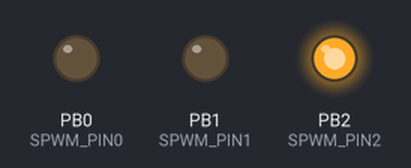
Bench run of a program on a simulated ATtiny85, built with avr-gcc and emulated at 8 MHz. On the bench: output pins drawn as LEDs (lit = HIGH).

Above: at 0.05 s.
At 10.2 s:
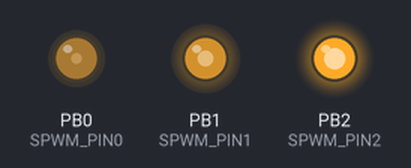
Timing chart, 0 to 11.8 s (numbered marks = the images above):
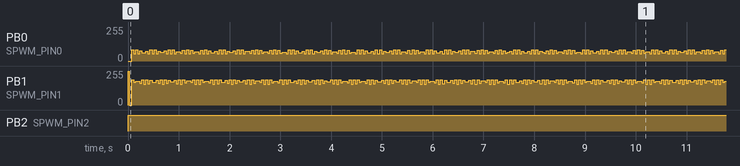

The program:

main.c
```c
/*--------------------------------------------------------------------------*
* Main program
*---------------------------------------------------------------------------*
* 14-Apr-2014 ShaneG
*
* Template program for ATtiny85 C/asm projects.
*--------------------------------------------------------------------------*/
#include <stdint.h>
#include <stdbool.h>
#include <avr/io.h>
#include <avr/interrupt.h>
#include "softuart.h"
#include "iohelp.h"
#include "utility.h"

// Forward declaration with 'noreturn' attribute
void main() __attribute__ ((noreturn));

/** Program entry point
 */
void main() {
  spwmInit();
  sei();
  spwmOut(SPWM0, 64);  // 25% duty cycle
  spwmOut(SPWM1, 172); // 75% duty cycle
  spwmOut(SPWM2, 255); // 100% duty cycle
  while(true);
  }
```

hardware.h
```c
/*--------------------------------------------------------------------------*
* Hardware definitions
*---------------------------------------------------------------------------*
* 14-Apr-2014 ShaneG
*
* Defines the hardware pins to use for parts of the shared library.
*--------------------------------------------------------------------------*/
#ifndef __HARDWARE_H
#define __HARDWARE_H

// Bring in what we need for pin definitions
#include <avr/io.h>

//---------------------------------------------------------------------------
// Feature selection
//
// These defines control what code gets included in the library, make sure
// everything you want is uncommented. Further down the file you get to
// configure the pin assignments and other options for each feature.
//---------------------------------------------------------------------------

/** Software UART
 *
 * This feature provides a software implementation of a UART allowing you to
 * perform serial communications. It supports speeds of up to 250Kbps, can be
 * configured to use a single IO pin and has an option to be interrupt driven.
 */
#define UART_ENABLED

/** System Ticks
 *
 * Enable the system ticks implementation. This allows measurement of longer
 * periods of time (up to 11 minutes) with a 0.01 second precision.
 */
#define SYSTICK_ENABLED

/** Software PWM
 *
 * This enables the software PWM implementation which can generate PWM output
 * at 100Hz on up to 4 output pins.
 */
#define SOFTPWM_ENABLED

//---------------------------------------------------------------------------
// Software UART configuration
//---------------------------------------------------------------------------

/** Baud rate to use
 *
 * The implementation is optimised for higher baudrates - please don't use
 * anything below 57600 on an 8MHz clock. It does work at up to 250000 baud
 * but you may experience a small amount of dropped packets at that speed.
 */
#define BAUD_RATE 57600

/** Define the pin to use for transmission
 */
#define UART_TX   PINB5

/** Define the pin to use for receiving
 *
 * If this pin is the same as the TX pin the code for the single pin UART
 * implementation is compiled. This means no buffering and no interrupts.
 */
#define UART_RX   PINB5

/** Enable interrupt driven mode
 *
 * Only valid in two pin configuration. If this is defined and you are using
 * two pins for the UART then received data will be read and buffered as it
 * arrives.
 */
#define UART_INTERRUPT

/** Size of input buffer
 *
 * Only available in interrupt driven mode. This sets the size of the receive
 * buffer (max 256 bytes).
 */
#define UART_BUFFER 4

//---------------------------------------------------------------------------
// Software PWM configuration
//---------------------------------------------------------------------------

/** Number of software PWM pins required
 *
 * There can be up to 4 pins. For each pin you must define SPWM_PINn where
 * n is SPWM number.
 */
#define SPWM_COUNT 3

/** Pin associated with SPWM0 */
#define SPWM_PIN0 PINB0

/** Pin associated with SPWM1 */
#define SPWM_PIN1 PINB1

/** Pin associated with SPWM2 */
#define SPWM_PIN2 PINB2

/** Pin associated with SPWM3 */
#define SPWM_PIN3 PINB3

//---------------------------------------------------------------------------
// Nokia LCD device support
//
// To use this device uncomment the LCD_ENABLED line below and define your
// pins with the LCD_xxx defines
//---------------------------------------------------------------------------

// Enable Nokia LCD support
//#define LCD_ENABLED

// Nokia LCD pin numbers
#define LCD_MOSI  PINB2
#define LCD_SCK   PINB4
#define LCD_CD    PINB1
#define LCD_RESET PINB0

#endif /* __HARDWARE_H */
```

iohelp.h
```c
/*--------------------------------------------------------------------------*
* IO convenience functions
*---------------------------------------------------------------------------*
* 16-Apr-2014 ShaneG
*
* These functions provide simple ways to deal with common IO functions.
*--------------------------------------------------------------------------*/
#ifndef __IOHELP_H
#define __IOHELP_H

//--- Required definitions
#include <stdint.h>
#include <stdbool.h>
#include <avr/io.h>

#ifdef __cplusplus
extern "C" {
#endif

//---------------------------------------------------------------------------
// Digital helper functions
//---------------------------------------------------------------------------

/** Macro to set a pin high
 *
 * Set the output value of a pin on port B high
 *
 * @param pin the pin number to change
 */
#define pinHigh(pin) \
  PORTB |= (1 << pin)

/** Set a pin low
 *
 * Set the output value of a pin on port B low
 *
 * @param pin the pin number to change
 */
#define pinLow(pin) \
  PORTB &= ~(1 << pin)

/** Set the state of a pin
 *
 * Alternative function to pinHigh/pinLow macros.
 *
 * @param pin the pin number to change
 * @param value the value to set (true = high, false = low)
 */
void pinSet(uint8_t pin, bool value);

/** Get the state of a pin
 *
 * @param pin the pin number to read
 */
#define pinGet(pin) \
  (PINB & (1 << pin))

//---------------------------------------------------------------------------
// Analog helper functions
//---------------------------------------------------------------------------

/** Analog pin inputs
 */
typedef enum _ANALOG {
  ADC0 = 0x00, //!< ADC0, PB5
  ADC1,        //!< ADC1, PB2
  ADC2,        //!< ADC2, PB4
  ADC3,        //!< ADC3, PB3
  ADC4 = 0x0F  //!< ADC4 - internal temperature sensor
  } ANALOG;

/** Initialise the specified analog pin
 *
 * This function initialises the ADC accessory as well as setting up the input
 * pin attached to the ADC. The set up uses VCC as the reference voltage. If
 * you need to change this do so after initialising all the ADC inputs you
 * want to use.
 *
 * @param adc the ADC input to initialise.
 */
void adcInit(ANALOG adc);

/** Read a value from the analog input
 *
 * Read a 10 bit value from the specified input with option input skipping and
 * averaging.
 *
 * @param adc the ADC input to read
 * @param skip the number of samples to skip (read and ignore).
 * @param average the number of samples to average (must be >= 1)
 *
 * @return the sample value.
 */
uint16_t adcRead(ANALOG adc, uint8_t skip, uint8_t average);

//---------------------------------------------------------------------------
// Hardware PWM helpers
//---------------------------------------------------------------------------

/** PWM outputs
 *
 * This enumerates the available PWM outputs.
 */
typedef enum _PWM {
  PWM0 = 0, //!< PWM output 0 (PB0)
  PWM1 = 1, //!< PWM output 1 (PB1)
  } PWM;

/** Initialise the PWM system
 *
 * Sets up PWM support. The library only supports hardware PWM on TIMER0
 * so you only get up to two PWM pins - PB0 and PB1.
 */
void pwmInit();

/** Set the value of a PWM pin
 *
 * Set the output for a PWM pin.
 *
 * @param pwm   the PWM output to change
 * @param value the value for the duty cycle ranging from 0 (fully off) to 255
 *              (fully on).
 */
void pwmOut(PWM pwm, uint8_t value);

//---------------------------------------------------------------------------
// Software PWM implementation
//---------------------------------------------------------------------------

/** Software PWM outputs
 *
 * This enumerates the available outputs for software generated PWM.
 */
typedef enum _SPWM {
  SPWM0 = 0, //!< Software PWM output 0 (defined by SPWM_PIN0)
  SPWM1 = 1, //!< Software PWM output 1 (defined by SPWM_PIN1)
  SPWM2 = 2, //!< Software PWM output 2 (defined by SPWM_PIN2)
  SPWM3 = 3, //!< Software PWM output 3 (defined by SPWM_PIN3)
  } SPWM;

/** Initialise the software PWM system
 *
 * Sets up software PWM support. Using the software PWM implementation also
 * enables the system ticks module (they share the same interrupt).
 */
void spwmInit();

/** Set the value of a software PWM pin
 *
 * Set the output for a software PWM pin.
 *
 * @param pwm   the software PWM output to change
 * @param value the value for the duty cycle ranging from 0 (fully off) to 255
 *              (fully on).
 */
void spwmOut(SPWM pwm, uint8_t value);

/** Get the current value of a software PWM pin
 *
 * Returns the current value of a software PWM pin.
 *
 * @param pwm the software PWM output to query
 *
 * @return the current value of the software PWM pin
 */
uint8_t spwmValue(SPWM pwm);

//---------------------------------------------------------------------------
// Software SPI
//---------------------------------------------------------------------------

/** Initialise pins for software SPI
 *
 * It is not necessary to call this in order to use software SPI, it is simply
 * a convenience function to do the necessary setup. You can initialise the
 * pins directly if needed.
 *
 * @param sck the pin to use for the SCK output
 * @param mosi the pin to use for the MOSI output
 * @param miso the pin to use for the MISO input
 */
void sspiInit(uint8_t sck, uint8_t mosi, uint8_t miso);

/** Transfer data to a slave (MSB first)
 *
 * @param sck the pin to use for the SCK output
 * @param mosi the pin to use for the MOSI output
 * @param data the data to transfer
 * @param bits the number of bits to transfer
 */
void sspiOutMSB(uint8_t sck, uint8_t mosi, uint16_t data, uint8_t bits);

/** Transfer data from a slave (MSB first)
 *
 * @param sck the pin to use for the SCK output
 * @param miso the pin to use for the MISO input
 * @param bits the number of bits to transfer
 *
 * @return a 16 bit value containing the data in the lowest bits.
 */
uint16_t sspiInMSB(uint8_t sck, uint8_t miso, uint8_t bits);

/** Transfer data to and from a slave (MSB first)
 *
 * @param sck the pin to use for the SCK output
 * @param mosi the pin to use for the MOSI output
 * @param miso the pin to use for the MISO input
 * @param data the data to transfer out
 * @param bits the number of bits to transfer
 *
 * @return a 16 bit value containing the read data in the lowest bits.
 */
uint16_t sspiInOutMSB(uint8_t sck, uint8_t mosi, uint8_t miso, uint16_t data, uint8_t bits);

/** Transfer data to a slave (LSB first)
 *
 * @param sck the pin to use for the SCK output
 * @param mosi the pin to use for the MOSI output
 * @param data the data to transfer
 * @param bits the number of bits to transfer
 */
void sspiOutLSB(uint8_t sck, uint8_t mosi, uint16_t data, uint8_t bits);

/** Transfer data from a slave (LSB first)
 *
 * @param sck the pin to use for the SCK output
 * @param miso the pin to use for the MISO input
 * @param bits the number of bits to transfer
 *
 * @return a 16 bit value containing the data in the lowest bits.
 */
uint16_t sspiInLSB(uint8_t sck, uint8_t miso, uint8_t bits);

/** Transfer data to and from a slave (LSB first)
 *
 * @param sck the pin to use for the SCK output
 * @param mosi the pin to use for the MOSI output
 * @param miso the pin to use for the MISO input
 * @param data the data to transfer out
 * @param bits the number of bits to transfer
 *
 * @return a 16 bit value containing the read data in the lowest bits.
 */
uint16_t sspiInOutLSB(uint8_t sck, uint8_t mosi, uint8_t miso, uint16_t data, uint8_t bits);

#ifdef __cplusplus
}
#endif

#endif /* __IOHELP_H */
```

softuart.h
```c
/*--------------------------------------------------------------------------*
* Software UART for ATtiny processors
*---------------------------------------------------------------------------*
* 14-Apr-2014 ShaneG
*
* Provides an implementation of a UART for serial communications. Includes
* some formatted output utility functions and debug output support.
*--------------------------------------------------------------------------*/
#ifndef __SOFTUART_H
#define __SOFTUART_H

//--- Required definitions
#include <stdint.h>
#include <avr/pgmspace.h>

#ifdef __cplusplus
extern "C" {
#endif

//---------------------------------------------------------------------------
// Core operations
//---------------------------------------------------------------------------

/** Initialise the UART
 */
void uartInit();

/** Write a single character
 *
 * Send a single character on the UART.
 *
 * @param ch the character to send.
 */
void uartSend(char ch);

/** Determine if characters are available
 *
 * Check the number of characters available for immediate reading. If this
 * function returns a non-zero value the next call to uartRecv() will be
 * guaranteed to return immediately with a value. This function is only valid
 * if you are using the interrupt driven version of the UART.
 *
 * @return the number of characters available in the input buffer.
 */
uint8_t uartAvail();

/** Receive a single character
 *
 * Wait for a single character on the UART and return it. If data is not
 * immediately available this function will block until data has been
 * received.
 *
 * @return the character received.
 */
char uartRecv();

//---------------------------------------------------------------------------
// Basic output for data types.
//---------------------------------------------------------------------------

/** Print a string from RAM
 *
 * This function simply prints the nul terminated string from RAM to the
 * serial port.
 *
 * @param cszString pointer to a character array in RAM.
 */
void uartPrint(const char *cszString);

/** Print a string from PROGMEM
 *
 * This function simply prints the nul terminated string from PROGMEM to the
 * serial port.
 *
 * @param cszString pointer to a character array in PROGMEM.
 */
void uartPrintP(const char *cszString);

/** Print an unsigned 16 bit value in decimal
 *
 * Print the given value in decimal format to the UART.
 *
 * @param value the value to print.
 */
void uartInt(uint16_t value);

/** Print an unsigned 16 bit value in hexadecimal
 *
 * Print the given value in hexadecimal format to the UART.
 *
 * @param value the value to print.
 */
void uartHex(uint16_t value);

//---------------------------------------------------------------------------
// Formatted output
//---------------------------------------------------------------------------

/** Print a formatted string from RAM
 *
 * Prints a formatted string from RAM to the serial port. This function
 * supports a subset of the 'printf' string formatting syntax. Allowable
 * insertion types are:
 *
 *  %% - Display a % character. There should be no entry in the variable
 *       argument list for this entry.
 *  %u - Display an unsigned integer in decimal. The matching argument may
 *       be any 16 bit value.
 *  %x - Display an unsigned integer in hexadecimal. The matching argument may
 *       be any 16 bit value.
 *  %c - Display a single ASCII character. The matching argument may be any 8
 *       bit value.
 *  %s - Display a NUL terminated string from RAM. The matching argument must
 *       be a pointer to a RAM location.
 *  %S - Display a NUL terminated string from PROGMEM. The matching argument
 *       must be a pointer to a PROGMEM location.
 *
 * @param cszString pointer to a nul terminated format string in RAM.
 */
void uartFormat(const char *cszString, ...);

/** Print a formatted string from PROGMEM
 *
 * Prints a formatted string from PROGMEM to the serial port. This function
 * supports a subset of the 'printf' string formatting syntax. Allowable
 * insertion types are:
 *
 *  %% - Display a % character. There should be no entry in the variable
 *       argument list for this entry.
 *  %u - Display an unsigned integer in decimal. The matching argument may
 *       be any 16 bit value.
 *  %x - Display an unsigned integer in hexadecimal. The matching argument may
 *       be any 16 bit value.
 *  %c - Display a single ASCII character. The matching argument may be any 8
 *       bit value.
 *  %s - Display a NUL terminated string from RAM. The matching argument must
 *       be a pointer to a RAM location.
 *  %S - Display a NUL terminated string from PROGMEM. The matching argument
 *       must be a pointer to a PROGMEM location.
 *
 * @param cszString pointer to a nul terminated format string in PROGMEM.
 */
void uartFormatP(const char *cszString, ...);

//---------------------------------------------------------------------------
// Debugging output support (requires formatted print functions)
//---------------------------------------------------------------------------

#if defined(DEBUG)
#  define PRINT(msg)       uartPrintP(PSTR("DEBUG: ")), uartPrintP(PSTR(msg))
#  define PRINTF(fmt, ...) uartPrintP(PSTR("DEBUG: ")), uartFormatP(PSTR(fmt), __VA_ARGS__)
#else
#  define PRINT(msg)
#  define PRINTF(fmt, ...)
#endif

#ifdef __cplusplus
}
#endif

#endif /* __SOFTUART_H */
```

Source omitted: systicks.h (1892 bytes), utility.h (2579 bytes), systicks.c (5755 bytes), utility.c (1381 bytes)

Measured:
- by itself, PB0 (SPWM_PIN0): moves between 55/255 and 83/255, repeating every 10.2 s
- by itself, PB2 (SPWM_PIN2): LOW → HIGH at 0.00 s
